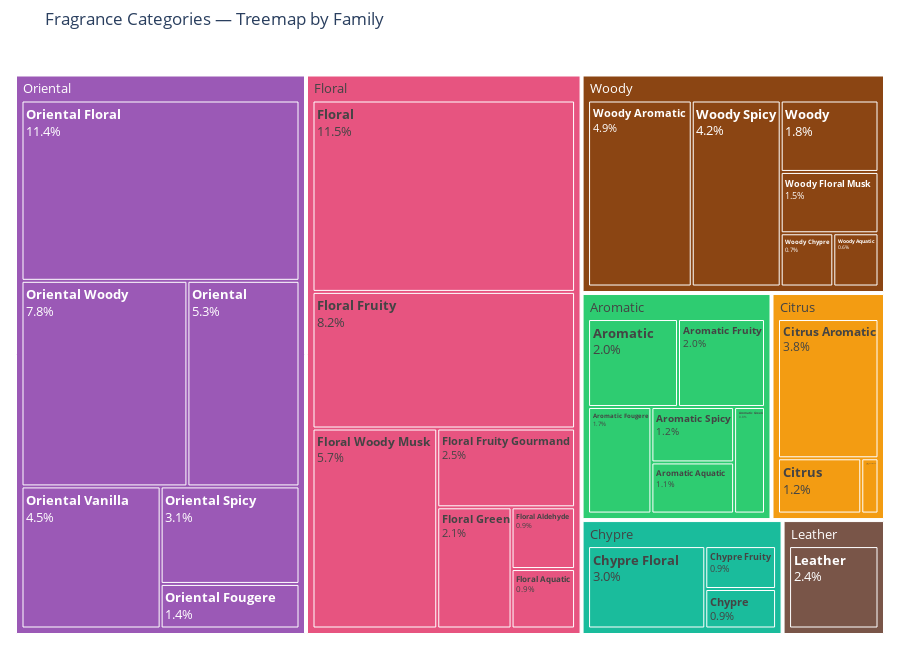

This figure's notebook cell:
### Code cell
# ── Version 2: Interactive Plotly treemap ──
import pandas as pd
import plotly.express as px
from pathlib import Path

MASTER_CSV = Path("../Saved Data/all_brands_clean.csv")

FAMILY_COLORS = {
    "Floral":   "#e75480",
    "Oriental": "#9b59b6",
    "Woody":    "#8B4513",
    "Aromatic": "#2ecc71",
    "Chypre":   "#1abc9c",
    "Citrus":   "#f39c12",
    "Leather":  "#795548",
    "Other":    "#90a4ae",
}

df_v = pd.read_csv(MASTER_CSV, encoding="utf-8-sig")

counts = (
    df_v["fragrance_category"]
    .dropna()
    .str.strip()
    .value_counts()
    .reset_index()
)
counts.columns = ["category", "count"]
total = counts["count"].sum()
counts["pct"] = (counts["count"] / total * 100).round(1)

def get_family(label):
    families = ["Floral", "Oriental", "Woody", "Aromatic", "Chypre", "Citrus", "Leather"]
    for f in families:
        if label.startswith(f):
            return f
    return "Other"

counts["family"] = counts["category"].apply(get_family)
counts["color"]  = counts["family"].map(FAMILY_COLORS)

fig = px.treemap(
    counts,
    path=["family", "category"],
    values="count",
    color="family",
    color_discrete_map=FAMILY_COLORS,
    custom_data=["count", "pct"],
    title="Fragrance Categories — Treemap by Family",
)

fig.update_traces(
    hovertemplate=(
        "<b>%{label}</b><br>"
        "Count: %{customdata[0]:,}<br>"
        "Share: %{customdata[1]:.1f}%<extra></extra>"
    ),
    texttemplate="<b>%{label}</b><br>%{customdata[1]:.1f}%",
    textfont_size=13,
)

fig.update_layout(
    margin=dict(t=50, l=10, r=10, b=10),
    height=650,
)

fig.show()

### Figure 1 — Plotly figure (JSON) as saved in the notebook; plotly's stock layout.template omitted (floating-point values rounded to 4 significant figures)
{"data": [{"branchvalues": "total", "customdata": [[1066, "(?)", "Aromatic"], [245, "2.0", "Aromatic"], [142, "1.2", "Aromatic"], [131, "1.1", "Aromatic"], [237, "2.0", "Aromatic"], [209, "1.7", "Aromatic"], [102, "0.8", "Aromatic"], [103, "0.9", "Chypre"], [112, "0.9", "Chypre"], [356, "3.0", "Chypre"], [571, "(?)", "Chypre"], [31, "0.3", "Citrus"], [456, "3.8", "Citrus"], [637, "(?)", "Citrus"], [150, "1.2", "Citrus"], [104, "0.9", "Floral"], [3818, "(?)", "Floral"], [108, "0.9", "Floral"], [1384, "11.5", "Floral"], [248, "2.1", "Floral"], [299, "2.5", "Floral"], [988, "8.2", "Floral"], [687, "5.7", "Floral"], [291, "2.4", "Leather"], [291, "2.4", "Leather"], [1377, "11.4", "Oriental"], [4032, "(?)", "Oriental"], [937, "7.8", "Oriental"], [633, "5.3", "Oriental"], [543, "4.5", "Oriental"], [372, "3.1", "Oriental"], [170, "1.4", "Oriental"], [85, "0.7", "Woody"], [73, "0.6", "Woody"], [585, "4.9", "Woody"], [502, "4.2", "Woody"], [1639, "(?)", "Woody"], [212, "1.8", "Woody"], [182, "1.5", "Woody"]], "domain": {"x": [0, 1], "y": [0, 1]}, "hovertemplate": "<b>%{label}</b><br>Count: %{customdata[0]:,}<br>Share: %{customdata[1]:.1f}%<extra></extra>", "ids": ["Aromatic", "Aromatic/Aromatic", "Aromatic/Aromatic Spicy", "Aromatic/Aromatic Aquatic", "Aromatic/Aromatic Fruity", "Aromatic/Aromatic Fougere", "Aromatic/Aromatic Green", "Chypre/Chypre", "Chypre/Chypre Fruity", "Chypre/Chypre Floral", "Chypre", "Citrus/Citrus Gourmand", "Citrus/Citrus Aromatic", "Citrus", "Citrus/Citrus", "Floral/Floral Aquatic", "Floral", "Floral/Floral Aldehyde", "Floral/Floral", "Floral/Floral Green", "Floral/Floral Fruity Gourmand", "Floral/Floral Fruity", "Floral/Floral Woody Musk", "Leather", "Leather/Leather", "Oriental/Oriental Floral", "Oriental", "Oriental/Oriental Woody", "Oriental/Oriental", "Oriental/Oriental Vanilla", "Oriental/Oriental Spicy", "Oriental/Oriental Fougere", "Woody/Woody Chypre", "Woody/Woody Aquatic", "Woody/Woody Aromatic", "Woody/Woody Spicy", "Woody", "Woody/Woody", "Woody/Woody Floral Musk"], "labels": ["Aromatic", "Aromatic", "Aromatic Spicy", "Aromatic Aquatic", "Aromatic Fruity", "Aromatic Fougere", "Aromatic Green", "Chypre", "Chypre Fruity", "Chypre Floral", "Chypre", "Citrus Gourmand", "Citrus Aromatic", "Citrus", "Citrus", "Floral Aquatic", "Floral", "Floral Aldehyde", "Floral", "Floral Green", "Floral Fruity Gourmand", "Floral Fruity", "Floral Woody Musk", "Leather", "Leather", "Oriental Floral", "Oriental", "Oriental Woody", "Oriental", "Oriental Vanilla", "Oriental Spicy", "Oriental Fougere", "Woody Chypre", "Woody Aquatic", "Woody Aromatic", "Woody Spicy", "Woody", "Woody", "Woody Floral Musk"], "marker": {"colors": ["#2ecc71", "#2ecc71", "#2ecc71", "#2ecc71", "#2ecc71", "#2ecc71", "#2ecc71", "#1abc9c", "#1abc9c", "#1abc9c", "#1abc9c", "#f39c12", "#f39c12", "#f39c12", "#f39c12", "#e75480", "#e75480", "#e75480", "#e75480", "#e75480", "#e75480", "#e75480", "#e75480", "#795548", "#795548", "#9b59b6", "#9b59b6", "#9b59b6", "#9b59b6", "#9b59b6", "#9b59b6", "#9b59b6", "#8B4513", "#8B4513", "#8B4513", "#8B4513", "#8B4513", "#8B4513", "#8B4513"]}, "name": "", "parents": ["", "Aromatic", "Aromatic", "Aromatic", "Aromatic", "Aromatic", "Aromatic", "Chypre", "Chypre", "Chypre", "", "Citrus", "Citrus", "", "Citrus", "Floral", "", "Floral", "Floral", "Floral", "Floral", "Floral", "Floral", "", "Leather", "Oriental", "", "Oriental", "Oriental", "Oriental", "Oriental", "Oriental", "Woody", "Woody", "Woody", "Woody", "", "Woody", "Woody"], "textfont": {"size": 13}, "texttemplate": "<b>%{label}</b><br>%{customdata[1]:.1f}%", "type": "treemap", "values": [1066.0, 245.0, 142.0, 131.0, 237.0, 209.0, 102.0, 103.0, 112.0, 356.0, 571.0, 31.0, 456.0, 637.0, 150.0, 104.0, 3818.0, 108.0, 1384.0, 248.0, 299.0, 988.0, 687.0, 291.0, 291.0, 1377.0, 4032.0, 937.0, 633.0, 543.0, 372.0, 170.0, 85.0, 73.0, 585.0, 502.0, 1639.0, 212.0, 182.0]}], "layout": {"height": 650, "legend": {"tracegroupgap": 0}, "margin": {"b": 10, "l": 10, "r": 10, "t": 50}, "title": {"text": "Fragrance Categories — Treemap by Family"}}}
